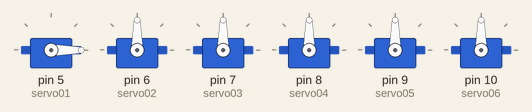
A sketch run on a simulated Arduino Uno, built with avr-gcc and run on an emulated ATmega328P. On the bench: 6 × servo.

Above: at 0.05 s.
At 0.85 s:
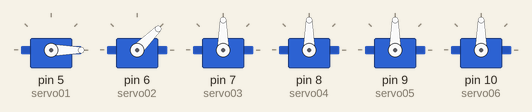
At 1.7 s:
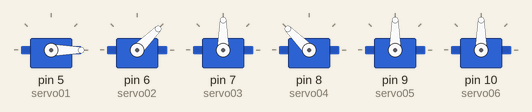
At 3.4 s:
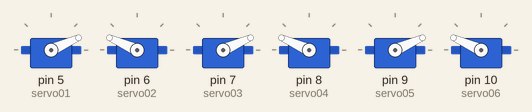
At 5.05 s:
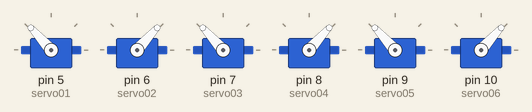
At 6.75 s:
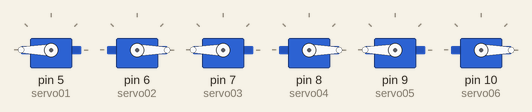
Timing chart, 0 to 8.8 s (numbered marks = the images above):
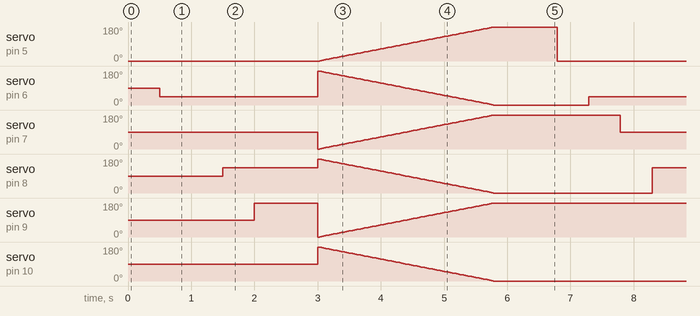

The sketch:

arm.ino
```cpp
#include <Servo.h>

// Create servo objects
Servo servo01;
Servo servo02;
Servo servo03;
Servo servo04;
Servo servo05;
Servo servo06;

void setup() {
  // Attach the servos to their respective pins
  servo01.attach(5);
  servo02.attach(6);
  servo03.attach(7);
  servo04.attach(8);
  servo05.attach(9);
  servo06.attach(10);

  // Initialize serial communication for debugging
  Serial.begin(9600);
}

void loop() {
  // Move each servo to a specific position
  servo01.write(0);   // Move servo01 to 0 degrees
  delay(500);         // Wait 0.5 seconds
  servo02.write(45);  // Move servo02 to 45 degrees
  delay(500);         // Wait 0.5 seconds
  servo03.write(90);  // Move servo03 to 90 degrees
  delay(500);         // Wait 0.5 seconds
  servo04.write(135); // Move servo04 to 135 degrees
  delay(500);         // Wait 0.5 seconds
  servo05.write(180); // Move servo05 to 180 degrees
  delay(500);         // Wait 0.5 seconds
  servo06.write(90);  // Move servo06 to 90 degrees
  delay(500);         // Wait 0.5 seconds

  // Repeat the movement
  for (int pos = 0; pos <= 180; pos += 1) { // goes from 0 degrees to 180 degrees
    // in steps of 1 degree
    servo01.write(pos);              // tell servo to go to position in variable 'pos'
    servo02.write(180 - pos);        // inverse movement
    servo03.write(pos);              // same direction as servo01
    servo04.write(180 - pos);        // inverse movement
    servo05.write(pos);              // same direction as servo01
    servo06.write(180 - pos);        // inverse movement
    delay(15);                       // waits 15ms for the servo to reach the position
  }

  delay(1000); // Wait 1 second before repeating the loop
}
```

Measured:
- by itself, servo on pin 5 (servo01), servo on pin 9 (servo05): ramps from 0° to 180° and jumps back, once every 6.8 s
